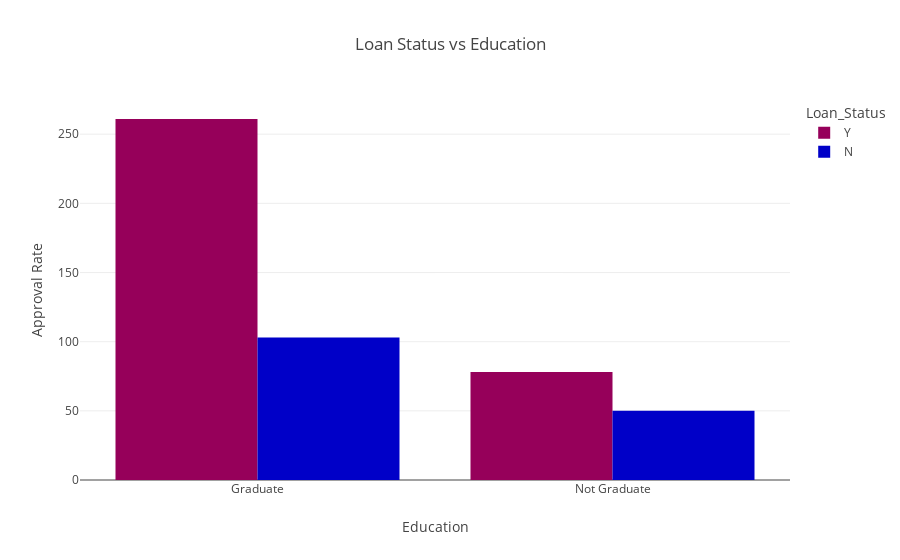

Source (notebook cell):
### Code cell
education = df.groupby(['Education', 'Loan_Status']).size()

total = df.groupby('Education').size()

approval_by_education = round(education / total * 100, 1)

print(approval_by_education.sort_values())


credit_2_loan = px.histogram(df, 
                             x='Education', 
                             color='Loan_Status',
                             barmode='group',
                             color_discrete_sequence=px.colors.sequential.Rainbow,
                             title='Loan Status vs Education')

credit_2_loan.update_xaxes(title_text='Education')
credit_2_loan.update_yaxes(title_text='Approval Rate')


credit_2_loan.show();

### Figure 1 — Plotly figure (JSON) as saved in the notebook; plotly's stock layout.template omitted (floating-point values rounded to 4 significant figures; data arrays with more than 128 entries replaced by an {"elided": "..."} marker saying what was removed)
{"data": [{"alignmentgroup": "True", "bingroup": "x", "hovertemplate": "Loan_Status=Y<br>Education=%{x}<br>count=%{y}<extra></extra>", "legendgroup": "Y", "marker": {"color": "rgb(150,0,90)", "pattern": {"shape": ""}}, "name": "Y", "offsetgroup": "Y", "orientation": "v", "showlegend": true, "type": "histogram", "x": {"elided": "339 str values"}, "xaxis": "x", "yaxis": "y"}, {"alignmentgroup": "True", "bingroup": "x", "hovertemplate": "Loan_Status=N<br>Education=%{x}<br>count=%{y}<extra></extra>", "legendgroup": "N", "marker": {"color": "rgb(0,0,200)", "pattern": {"shape": ""}}, "name": "N", "offsetgroup": "N", "orientation": "v", "showlegend": true, "type": "histogram", "x": {"elided": "153 str values"}, "xaxis": "x", "yaxis": "y"}], "layout": {"barmode": "group", "legend": {"title": {"text": "Loan_Status"}, "tracegroupgap": 0}, "title": {"text": "Loan Status vs Education"}, "xaxis": {"anchor": "y", "domain": [0, 1], "title": {"text": "Education"}}, "yaxis": {"anchor": "x", "domain": [0, 1], "title": {"text": "Approval Rate"}}}}
